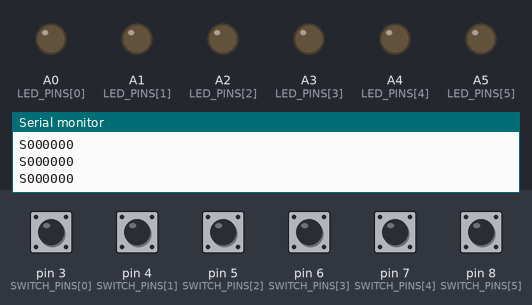
The sketch below on a simulated Arduino Uno, built with avr-gcc and run on an emulated ATmega328P. Shown: output pins drawn as LEDs (lit = HIGH), the last lines printed to the serial monitor. Inputs (shaded band) come from the test bench; at power-on: pin 3 (SWITCH_PINS[0]), pin 4 (SWITCH_PINS[1]), pin 5 (SWITCH_PINS[2]), pin 6 (SWITCH_PINS[3]), pin 7 (SWITCH_PINS[4]), pin 8 (SWITCH_PINS[5]) HIGH.

Above: at 1.2 s.
1.3 s: pin 3 (SWITCH_PINS[0]) pulled LOW for 0.15 s
At 1.4 s:
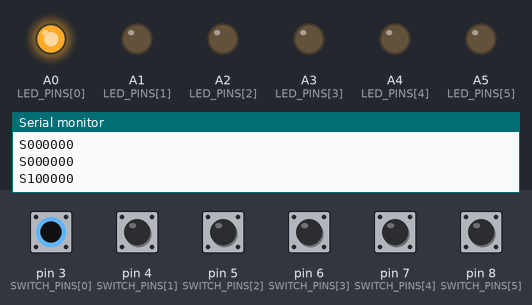
2.9 s: pin 4 (SWITCH_PINS[1]) pulled LOW for 0.15 s
At 3.0 s:
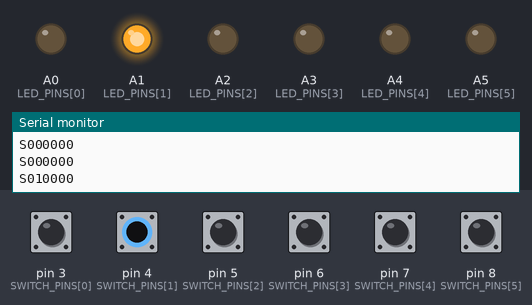
4.5 s: pin 5 (SWITCH_PINS[2]) pulled LOW for 0.15 s
At 4.6 s:
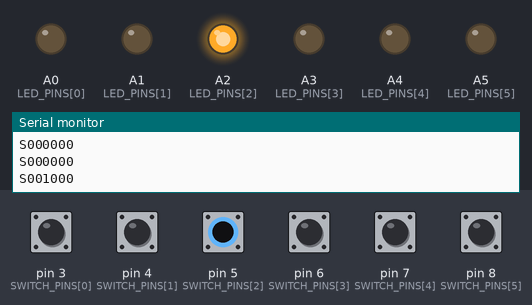
6.1 s: pin 6 (SWITCH_PINS[3]) pulled LOW for 0.15 s
At 6.2 s:
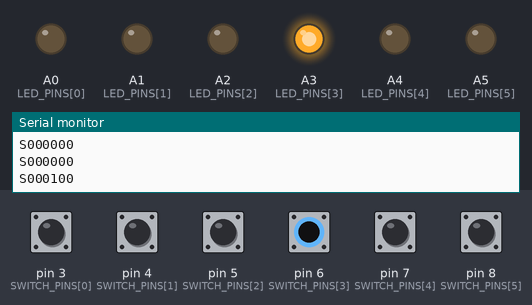
7.7 s: pin 7 (SWITCH_PINS[4]) pulled LOW for 0.15 s
At 7.8 s:
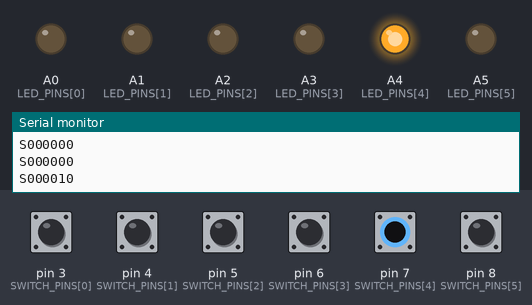
9.3 s: pin 8 (SWITCH_PINS[5]) pulled LOW for 0.15 s
At 9.4 s:
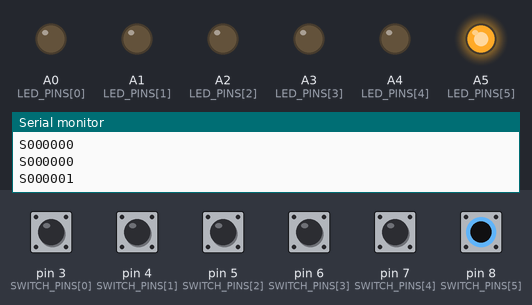
Timing chart, 0 to 11.9 s (numbered marks = the images above; inputs shaded):
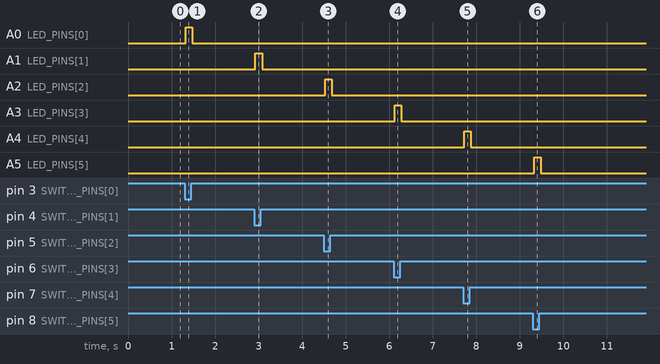

Measured:
- after the input at 1.3 s, A0 (LED_PINS[0]): LOW → HIGH at once, → LOW 0.15 s later
- after the input at 2.9 s, A1 (LED_PINS[1]): LOW → HIGH at once, → LOW 0.15 s later
- after the input at 4.5 s, A2 (LED_PINS[2]): LOW → HIGH at once, → LOW 0.15 s later
- after the input at 6.1 s, A3 (LED_PINS[3]): LOW → HIGH at once, → LOW 0.15 s later
- after the input at 7.7 s, A4 (LED_PINS[4]): LOW → HIGH at once, → LOW 0.15 s later
- after the input at 9.3 s, A5 (LED_PINS[5]): LOW → HIGH at once, → LOW 0.15 s later

The sketch:

switch_panel.ino
```cpp
/*
  Switch Panel (Arduino A)

  Reads six on-on toggle switches, lights the matching LEDs, and sends the
  switch states to the Mission Control Arduino (Arduino B).

  Wiring:
    Switch 1-6     -> D3..D8 (common of each switch to the pin, active throw to GND)
                      A switch that is thrown to its active side pulls its pin LOW (0).
    LED 1-6        -> A0..A5 (through the PCB's resistors to GND)
                      The Arduino supplies the LED current; LED is ON while its switch is active.
    Link to Arduino B -> D2 (TX) to Arduino B D0 (RX), and GND to GND.

  Message sent to Arduino B (9600 baud, text line):
    "S" + six characters + newline, e.g. "S010001\n"
    character N is '1' when Switch N is active (pin LOW), '0' otherwise.
  The message is sent whenever a switch changes, and repeated every
  HEARTBEAT_MS so Arduino B can catch up if it was reset or missed a message.
*/

#include <SoftwareSerial.h>

// ---------- Configuration ----------
const uint8_t SWITCH_PINS[] = {3, 4, 5, 6, 7, 8};
const uint8_t LED_PINS[]    = {A0, A1, A2, A3, A4, A5};
const uint8_t NUM_SWITCHES  = sizeof(SWITCH_PINS) / sizeof(SWITCH_PINS[0]);

const uint8_t LINK_TX = 2;
const uint8_t LINK_RX = 9;                 // unused, but SoftwareSerial needs a pin

const unsigned long DEBOUNCE_MS  = 30;
const unsigned long HEARTBEAT_MS = 250;

SoftwareSerial link(LINK_RX, LINK_TX);

// ---------- State ----------
bool          switchState[NUM_SWITCHES];   // true = active (pin LOW)
bool          lastReading[NUM_SWITCHES];
unsigned long lastChangeMs[NUM_SWITCHES];
unsigned long lastSendMs = 0;

void setup() {
  Serial.begin(9600);
  link.begin(9600);

  for (uint8_t i = 0; i < NUM_SWITCHES; i++) {
    pinMode(SWITCH_PINS[i], INPUT_PULLUP);
    pinMode(LED_PINS[i], OUTPUT);
    switchState[i] = lastReading[i] = (digitalRead(SWITCH_PINS[i]) == LOW);
    digitalWrite(LED_PINS[i], switchState[i]);
  }
  sendState();
}

void loop() {
  unsigned long now = millis();
  bool changed = false;

  for (uint8_t i = 0; i < NUM_SWITCHES; i++) {
    bool reading = (digitalRead(SWITCH_PINS[i]) == LOW);
    if (reading != lastReading[i]) {
      lastReading[i]  = reading;
      lastChangeMs[i] = now;
    }
    if (reading != switchState[i] && now - lastChangeMs[i] >= DEBOUNCE_MS) {
      switchState[i] = reading;
      digitalWrite(LED_PINS[i], reading);
      changed = true;
    }
  }

  if (changed || now - lastSendMs >= HEARTBEAT_MS) sendState();
}

void sendState() {
  lastSendMs = millis();
  char msg[NUM_SWITCHES + 1];
  for (uint8_t i = 0; i < NUM_SWITCHES; i++) msg[i] = switchState[i] ? '1' : '0';
  msg[NUM_SWITCHES] = '\0';

  link.print('S');
  link.println(msg);
  Serial.print(F("S"));
  Serial.println(msg);
}
```
